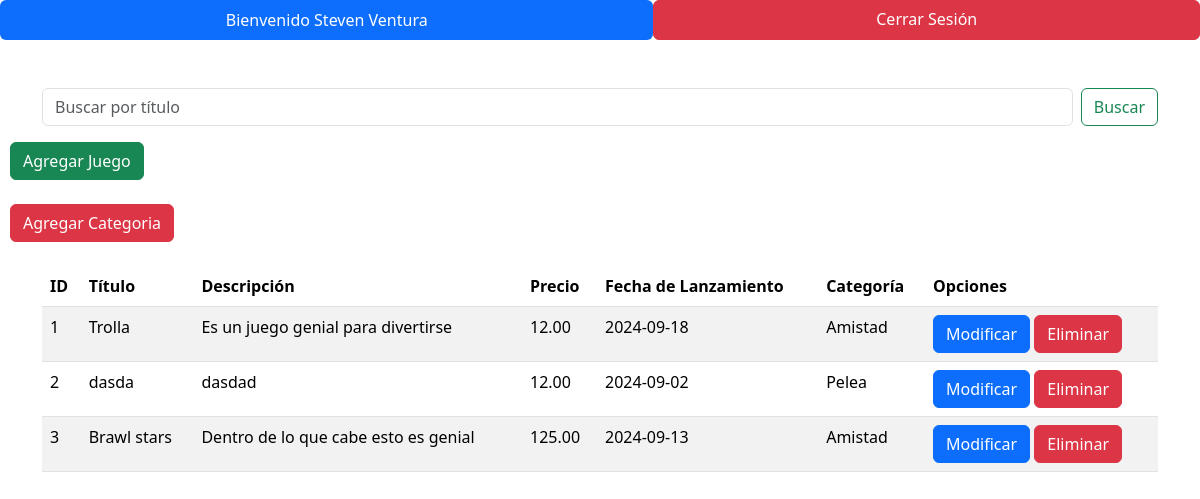
The page /admin/index.php (signed in) on the database its author committed.
### tables this page shows
CREATE TABLE `juegos` (
  `id_juego` int NOT NULL AUTO_INCREMENT,
  `titulo` varchar(100) NOT NULL,
  `descripcion` text,
  `precio` decimal(10,2) NOT NULL,
  `fecha_lanzamiento` date DEFAULT NULL,
  `id_categoria` int DEFAULT NULL,
  PRIMARY KEY (`id_juego`),
  KEY `id_categoria` (`id_categoria`),
  CONSTRAINT `juegos_ibfk_1` FOREIGN KEY (`id_categoria`) REFERENCES `categorias` (`id_categoria`) ON DELETE SET NULL
);

CREATE TABLE `categorias` (
  `id_categoria` int NOT NULL AUTO_INCREMENT,
  `nombre_categoria` varchar(50) NOT NULL,
  PRIMARY KEY (`id_categoria`)
);

### admin/index.php (the view, shortened to what this page needs)
<?php
include_once('../conf/conf.php');
$searchTerm = isset($_POST['search']) ? $_POST['search'] : '';
$consulta = "SELECT juegos.id_juego,
                    juegos.titulo,
                    juegos.descripcion,
                    juegos.precio,
                    juegos.fecha_lanzamiento,
                    categorias.nombre_categoria
             FROM juegos
             LEFT JOIN categorias ON juegos.id_categoria = categorias.id_categoria";
$resultado = mysqli_query($con, $consulta);
?>
<!DOCTYPE html>
<html lang="es">
<head>
    <link href="https://cdn.jsdelivr.net/npm/bootstrap@5.3.3/dist/css/bootstrap.min.css" rel="stylesheet"
>
</head>
<body>
    <nav class="nav nav-pills flex-column flex-sm-row">
        <a class="flex-sm-fill text-sm-center nav-link active" href="#">Bienvenido <?php echo $_SESSION['usuario']; ?></a>
        <a class="btn btn-danger flex-sm-fill text-sm-center" href="salir.php">Cerrar Sesión</a>
    </nav>
    <br><br>
    <div class="container">
        <form action="index.php" method="POST" class="d-flex mb-3">
            <input class="form-control me-2" type="search" name="search" placeholder="Buscar por título" aria-label="Buscar" value="<?php echo htmlspecialchars($searchTerm); ?>">
            <button class="btn btn-outline-success" type="submit">Buscar</button>
        </form>
    </div>
    <a href="./registrojuego.php" class="btn btn-success" style="margin-left: 10px;">Agregar Juego</a>
    <br><br>
    <a href="../categorias/index.php" class="btn btn-danger" style="margin-left: 10px;">Agregar Categoria</a>
    <br><br>
    <div class="container">
        <table class="table table-striped">
            <thead>
                <tr>
                    <th>ID</th>
                    <th>Título</th>
                    <th>Descripción</th>
                    <th>Precio</th>
                    <th>Fecha de Lanzamiento</th>
                    <th>Categoría</th>
                    <th>Opciones</th>
                </tr>
            </thead>
            <tbody>
                <?php
                while ($juego = mysqli_fetch_assoc($resultado)) {
                    echo "<tr>";
                    echo "<td>" . $juego['id_juego'] . "</td>";
                    echo "<td>" . $juego['titulo'] . "</td>";
                    echo "<td>" . $juego['descripcion'] . "</td>";
                    echo "<td>" . $juego['precio'] . "</td>";
                    echo "<td>" . $juego['fecha_lanzamiento'] . "</td>";
                    echo "<td>" . ($juego['nombre_categoria'] ? $juego['nombre_categoria'] : 'Sin Categoría') . "</td>";
                    echo "<td>
                            <a href='modificarjuego.php?id=" . $juego['id_juego'] . "' class='btn btn-primary'>Modificar</a>
                            <a href='controles.php?id=" . $juego['id_juego'] . "&opcion=6' class='btn btn-danger'>Eliminar</a>
                          </td>";
                    echo "</tr>";
                }
                ?>
            </tbody>
        </table>
    </div>
</body>
</html>

### rows shown on the page
juegos: id_juego "1", titulo "Trolla", descripcion "Es un juego genial para divertirse", precio "12.00", fecha_lanzamiento "2024-09-18", id_categoria.nombre_categoria "Amistad"
juegos: id_juego "2", titulo "dasda", descripcion "dasdad", precio "12.00", fecha_lanzamiento "2024-09-02", id_categoria.nombre_categoria "Pelea"
juegos: id_juego "3", titulo "Brawl stars", descripcion "Dentro de lo que cabe esto es genial", precio "125.00", fecha_lanzamiento "2024-09-13", id_categoria.nombre_categoria "Amistad"

### other values the page prints
$_SESSION['usuario'] "Steven Ventura"
